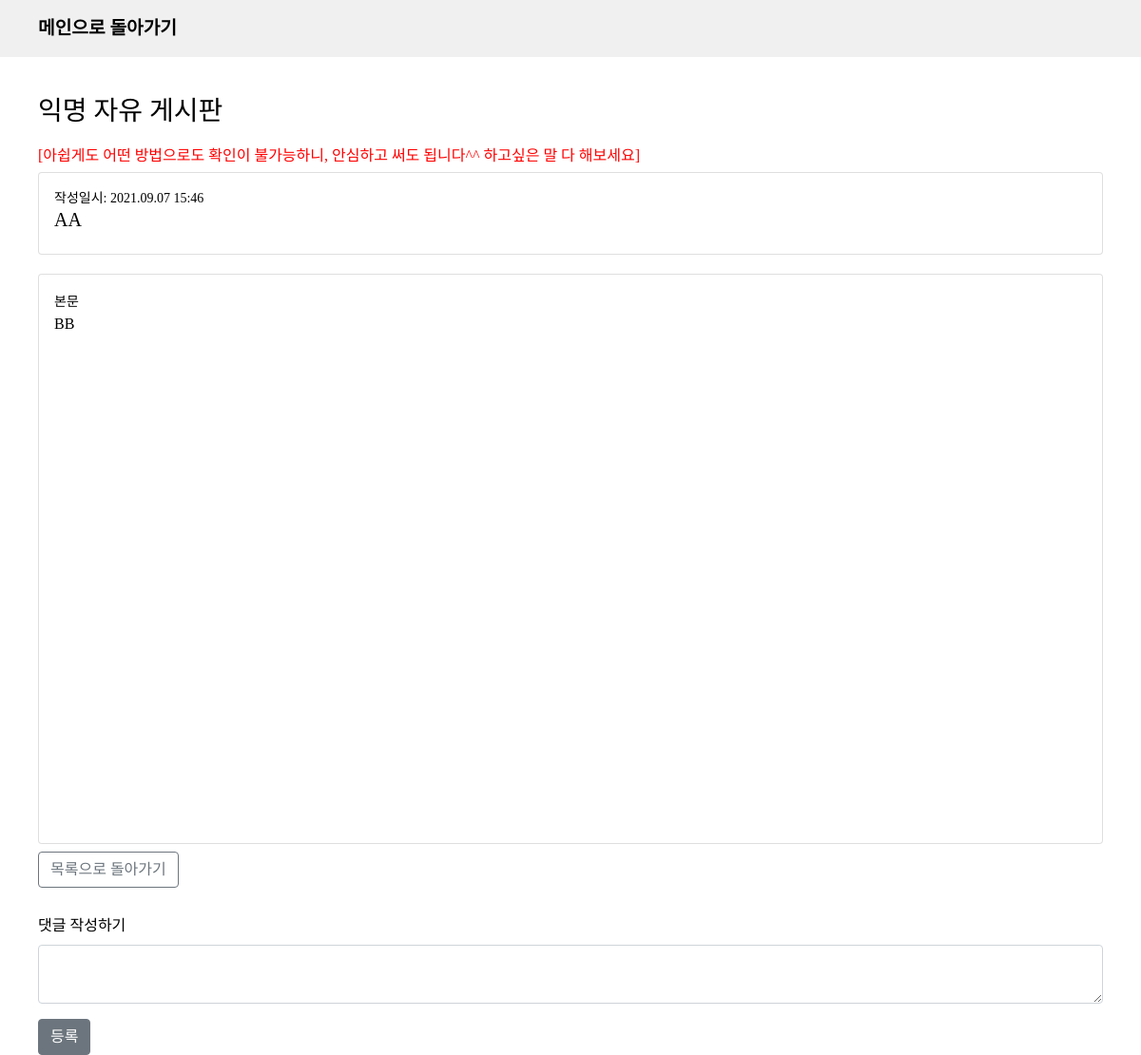
The app's page /detail/anonymous_detail/31, older data.
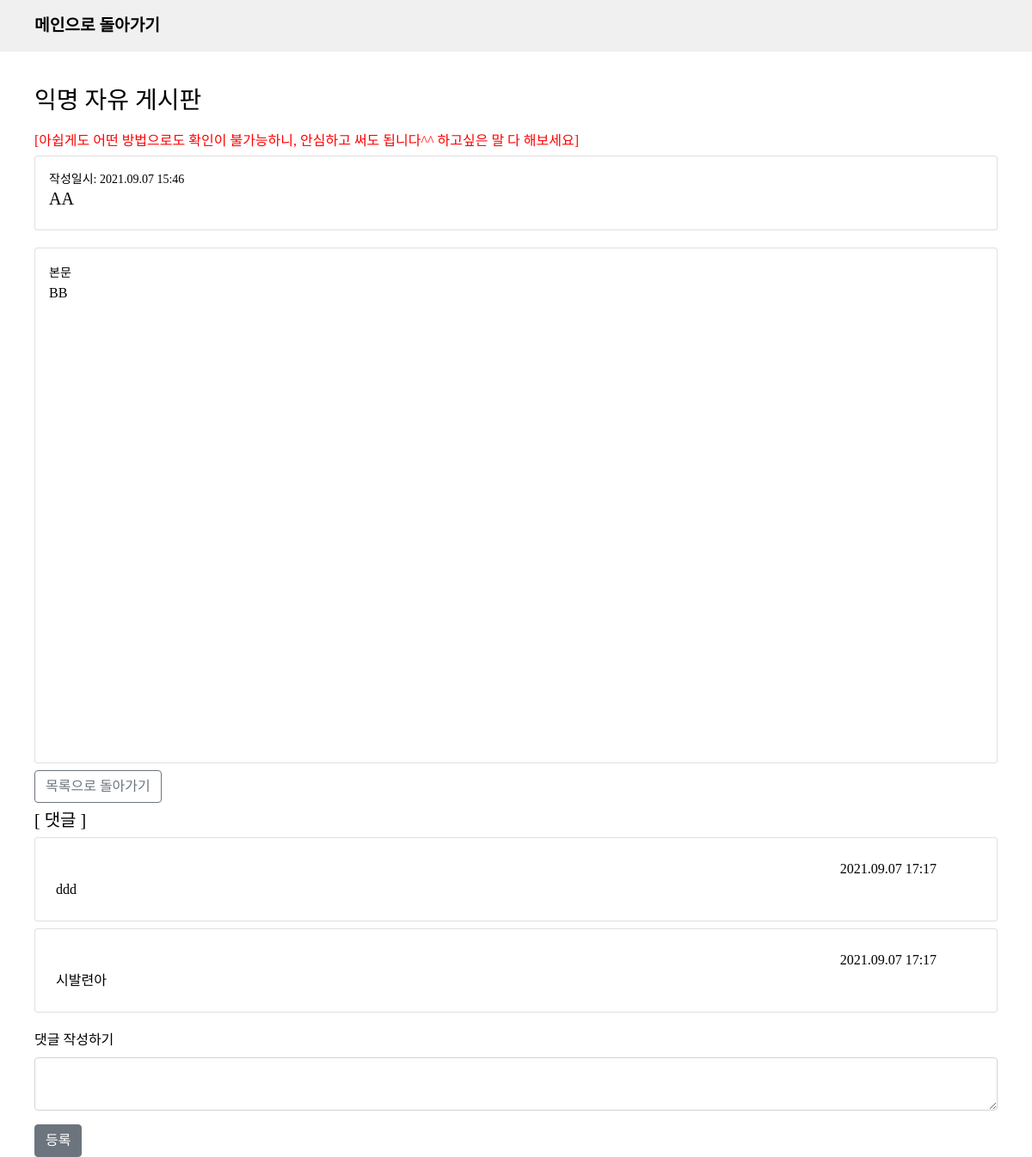
The same page, newer data.
### app/models.py (models this page shows)
class Question_A(db.Model):
    id = db.Column(db.Integer, primary_key=True)
    subject = db.Column(db.String(200), nullable=False)
    content = db.Column(db.Text(), nullable=False)
    create_date = db.Column(db.DateTime(), nullable=False)

class Comment(db.Model):
    id = db.Column(db.Integer, primary_key=True)
    content = db.Column(db.Text(), nullable=False)
    question_a_id = db.Column(
        db.Integer, db.ForeignKey("question_A.id"), nullable=False
    )
    question_a = db.relationship(
        "Question_A", backref=db.backref("comment_set")
    )
    create_date = db.Column(db.DateTime(), nullable=False)

### app/views/detail_views.py (the view)
@bp.route("/anonymous_detail/<int:question_id>")
def a_detail(question_id):
    question = Question_A.query.get(question_id)
    return render_template("question/question_a_detail.html", question=question)

### app/filter.py (called while the page is built)
def datetime_form(value, fmt="%Y.%m.%d %H:%M"):
    return value.strftime(fmt)

### app/templates/question/question_a_detail.html (shortened to what this page needs)
{% extends 'base.html' %}
{%block contents %}
<section class="inner">
  <h3 style="margin-top: 100px; margin-bottom: 20px;">익명 자유 게시판</h3>
  <h6>[아쉽게도 어떤 방법으로도 확인이 불가능하니, 안심하고 써도 됩니다^^ 하고싶은 말 다 해보세요]</h6>
  {% if question %}
  <div class="card">
    <div class="card-body container">
      <div class="row justify-content-end"> <small>작성일시: {{question.create_date|datetime}}</small>
      </div>
      <div class="row align-items-center">
        <h5>{{question.subject}}</h5>
      </div>
    </div>
  </div>
  <div class="card" style="height:600px; margin-top: 20px;">
    <div class="card-body">
      <small>본문</small>
      <p>{{question.content}}</p>
    </div>
  </div>
  {% endif %}
  <a class="btn btn-outline-secondary my-2" href="{{ url_for('detail.anonymous') }}" role="button">목록으로
    돌아가기</a>
  {% if question.comment_set%}
  <h5>[ 댓글 ]</h5>
  {% for comment in question.comment_set %}
  <div class="card my-2 p-2">
    <div class="card-body container">
      <div class="row justify-content-center">
        <div class="col-10"></div>
        <div class="col-2">{{comment.create_date|datetime}}</div>
      </div>
      <div class="row">
        <div class='col-10'>{{comment.content}}</div>
      </div>
    </div>
  </div>
  {%endfor%}
  {%endif%}
  <form action="{{url_for('detail.comment_create',question_id=question.id)}}" method='POST' style="margin-top: 20px;">
    <div class="mb-3">
      <label for="comment" class="form-label">댓글 작성하기</label>
      <textarea class="form-control" id="comment" rows="2" name="comment"></textarea>
    </div>
    <button type="submit" class="btn btn-secondary">등록</button>
  </form>
</section>
{%endblock%}

### app/templates/base.html (shortened to what this page needs)
<!DOCTYPE html>
<html lang="ko">
<head>
  <link rel='stylesheet' href="{{url_for('static', filename='css/normalize.css')}}">
  <link href='//spoqa.github.io/spoqa-han-sans/css/SpoqaHanSansNeo.css' rel='stylesheet' type='text/css'>
  <link rel="stylesheet" href="{{url_for('static',filename='css/bootstrap.min.css')}}">
  <link rel='stylesheet' href="{{url_for('static',filename='css/style.css')}}">
</head>
<body>
  <header>
    {% include 'nav.html' %}
  </header>
  {% block contents %}
  {% endblock %}
</body>
</html>

### app/templates/nav.html (shortened to what this page needs)
<nav class='inner'>
  <div>
    <a href="{{ url_for('main.main') }}">메인으로 돌아가기</a>
  </div>
</nav>

### app/static/css/style.css (style rules this page uses)
* { box-sizing:border-box; }
html { height: 100%; }
body { min-height: 100%; font-family: "Spoca Han Sans Neo", "sans-serif"; color:black; }
header { width: 100%; height: 60px; background-color: rgb(241, 240, 240); position: fixed; top:0; left:0; z-index:1000; }
.inner { height: 100%; padding: 0 40px; margin: 0 auto; }
nav { width: 100%; line-height: 60px; display: flex; justify-content: space-between; }
nav.inner { display: flex; justify-content: space-between; }
a { all:unset; }
nav * { font-size: 1.2rem; font-weight: bold; }
section { width: 100%; position: relative; }
h6 { color:red; }

Row changes from the older to the newer data that the page shows:
added Comment: create_date "2021.09.07 17:17", content "ddd"
added Comment: create_date "2021.09.07 17:17", content "시발련아"
Text that changed along with them:
text now shown: "[ 댓글 ]"
